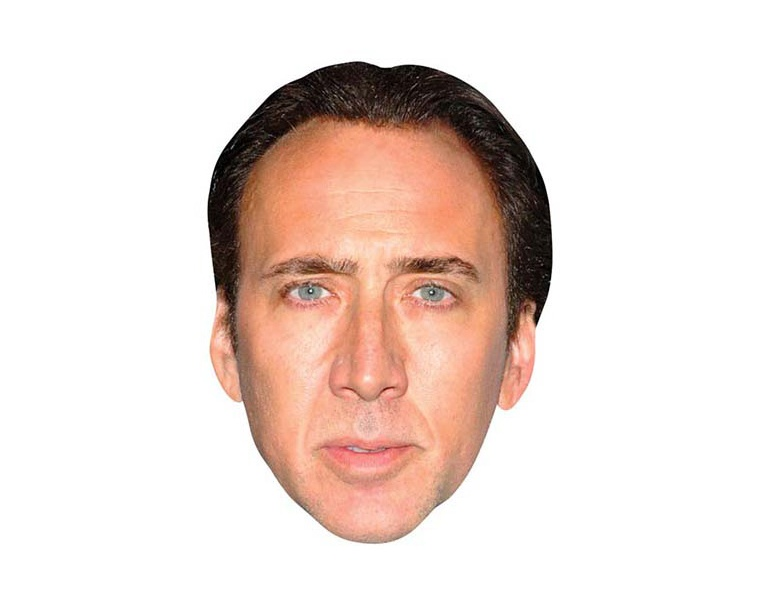
#> input picture profile_images/0/nicholas_cage.jpg, 760 x 600 px; its folder holds only this picture in this run
$ python main.py
#> lines starting #> are read from the running program, lines starting #| are printed output that depends on the picture
### facialRecognition.py
import cv2
import os
import numpy as np

subject = ["Nicholas_Cage", "Jacksfilms"]


#Return a list of detected faces in the gray scale
def detectFace(folder_path, img):
    #Convert image to gray scale
#> called with folder_path = 'profile_images/0', img = 'nicholas_cage.jpg'
    os.chdir(folder_path)
    image = cv2.imread(img, cv2.IMREAD_GRAYSCALE)
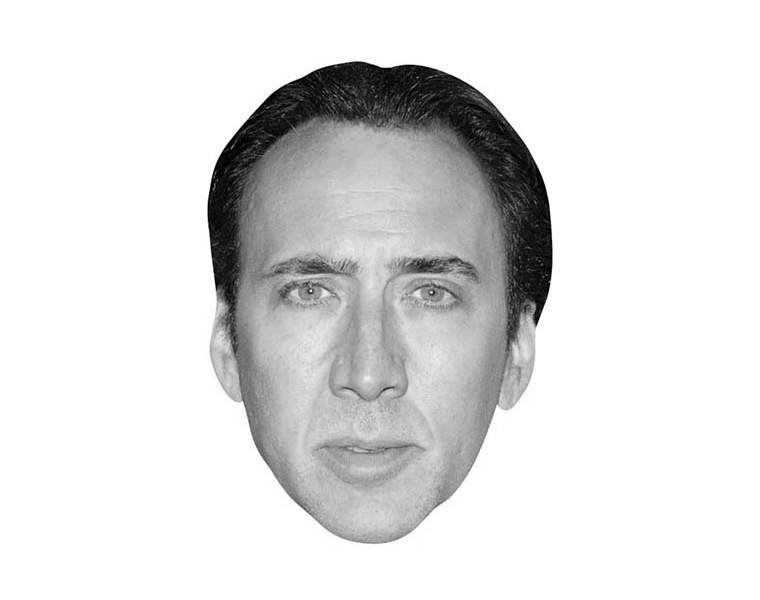
#> image: shape (600, 760); min 0, max 255, mean 223.7
    gray = np.array(image, 'uint8')
    #load OpenCV face detector(LBP)
#> (the run stopped early here; a loop or call above may not have finished)

$ run again, on profile_images/0/nicolas-cage-3.jpg
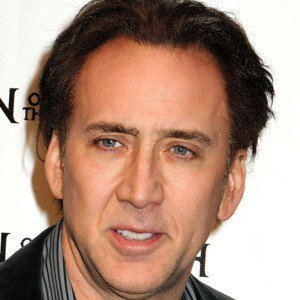
#> input picture profile_images/0/nicolas-cage-3.jpg, 300 x 300 px
#> in detectFace, `image = cv2.imread(img, cv2.IMREAD_GRAYSCALE)`:
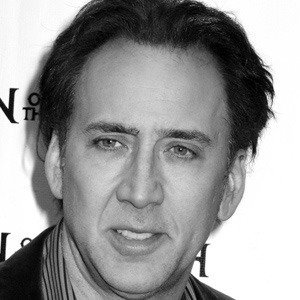
#> image: shape (300, 300); min 0, max 255, mean 151.8
